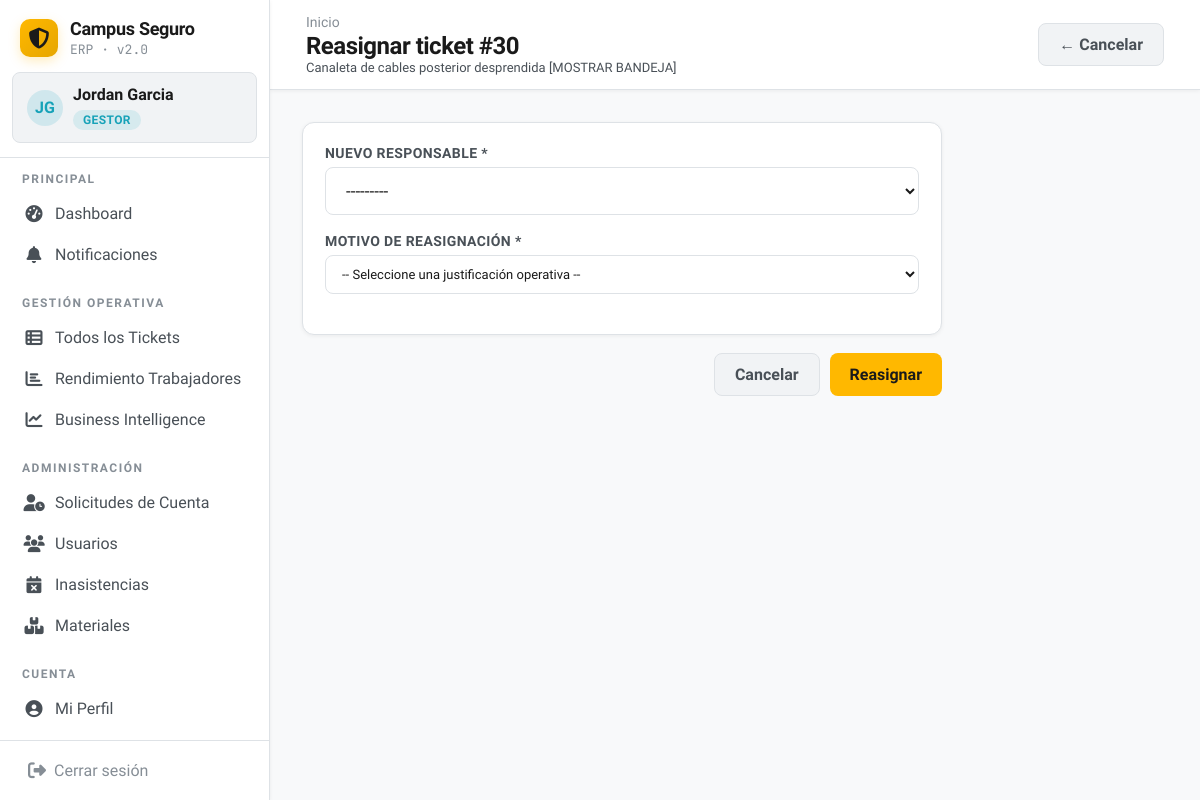
Screenshot of /gestor/tickets/30/reasignar/ (signed in) with the database file from the repository.
### app/models.py (models this page shows, shortened)
class Usuario(AbstractUser):
    VINCULO_CHOICES = [
        ('alumno', 'Alumno'),
        ('docente', 'Docente'),
        ('administrativo', 'Administrativo'),
        ('funcionario', 'Funcionario'),
    ]
    JORNADA_CHOICES = [
        ('diurna', 'Diurna'),
        ('vespertina', 'Vespertina'),
        ('mixta', 'Mixta'),
    ]
    rol = models.ForeignKey(Rol, on_delete=models.PROTECT, related_name="usuarios", null=True, blank=True)
    rut = models.CharField(max_length=12, unique=True)
    telefono = models.CharField(max_length=15, blank=True, null=True)
    correo_institucional = models.EmailField(unique=True)
    vinculo = models.CharField(max_length=20, choices=VINCULO_CHOICES, blank=True, null=True)
    carrera = models.ForeignKey(
        'Carrera', on_delete=models.SET_NULL, null=True, blank=True,
        related_name='alumnos',
    )
    jornada = models.CharField(max_length=15, choices=JORNADA_CHOICES, blank=True, null=True)
    sede = models.ForeignKey(Sede, on_delete=models.SET_NULL, blank=True, null=True, related_name='estudiantes_funcionarios')
    escuela = models.ForeignKey(Escuela, on_delete=models.SET_NULL, related_name="usuarios", null=True, blank=True)
    departamento = models.ForeignKey(
        Departamento,
        on_delete=models.SET_NULL,
        null=True,
        blank=True,
        related_name="usuarios"
    )
    especialidades = models.ManyToManyField(
        Especialidad,
        through='EspecialidadUsuario',
        blank=True,
        related_name='tecnicos'
    )
    turno = models.CharField(max_length=50, blank=True, null=True)  # mañana / tarde / noche
    estado_cuenta = models.ForeignKey(
        EstadoCatalogo,
        on_delete=models.PROTECT,
        related_name='usuarios',
        limit_choices_to={'entidad': 'cuenta'},
    )
    fecha_registro = models.DateTimeField(auto_now_add=True)
    fecha_aprobacion = models.DateTimeField(null=True, blank=True)
    aprobado_por = models.ForeignKey('self', on_delete=models.SET_NULL, null=True, blank=True, related_name='cuentas_aprobadas')
    activo = models.BooleanField(default=True)
    auth0_sub = models.CharField(
        max_length=120,
        unique=True,
        null=True,
        blank=True,
        verbose_name='Auth0 Subject ID',
        help_text='Identificador único del usuario en Auth0. Se asigna automáticamente al registrar vía Auth0.',
    )
    objects = UsuarioManager()
    def __str__(self):
        rol_nombre = self.rol.nombre if self.rol else "Sin Rol"
        return f"{self.get_full_name() or self.username} ({rol_nombre})"

class Rol(models.Model):
    nombre = models.CharField(max_length=50, verbose_name="Nombre del Rol")
    codigo = models.CharField(max_length=30, unique=True, verbose_name="Código Operacional")  # ej: 'mantencion', 'guardia', 'gestor'
    class Meta:
        verbose_name = "Rol"
        verbose_name_plural = "Roles"

class Ticket(models.Model):
    URGENCIA_CHOICES = [
        ('baja', 'Baja'),
        ('media', 'Media'),
        ('alta', 'Alta'),
        ('critica', 'Crítica'),
    ]
    PAUSA_CHOICES = [
        ('material', 'En Pausa – Aprobación de materiales'),
        ('personal', 'En Pausa – Personal técnico'),
        ('nivel_mayor', 'En Pausa – Peritaje (análisis técnico)'),
        ('externalizacion', 'En Pausa – Requiere externalización'),
    ]
    creado_por = models.ForeignKey(Usuario, on_delete=models.PROTECT, related_name='tickets_creados')
    asignado_a = models.ForeignKey(Usuario, on_delete=models.SET_NULL, null=True, blank=True, related_name='tickets_asignados')
    validado_por = models.ForeignKey(Usuario, on_delete=models.SET_NULL, null=True, blank=True, related_name='tickets_validados')
    gestor_responsable = models.ForeignKey(Usuario, on_delete=models.PROTECT, null=True, blank=True, related_name='tickets_gestionados')
    estado = models.ForeignKey(
        EstadoCatalogo,
        on_delete=models.PROTECT,
        related_name='tickets_estado',
        limit_choices_to={'entidad': 'ticket'},
    )
    sub_estado = models.ForeignKey(
        EstadoCatalogo,
        on_delete=models.SET_NULL,
        null=True, blank=True,
        related_name='tickets_sub_estado',
        limit_choices_to={'entidad': 'ticket_sub'},
    )
    estado_pausa = models.CharField(max_length=120, blank=True, null=True)
    motivo_pausa = models.TextField(blank=True, null=True)
    comentario_reactivacion = models.TextField(blank=True, null=True)
    ubicacion = models.ForeignKey(Ubicacion, on_delete=models.PROTECT, related_name='tickets')
    categoria = models.ForeignKey(CategoriaTicket, on_delete=models.PROTECT, related_name='tickets')
    urgencia = models.CharField(max_length=10, choices=URGENCIA_CHOICES, default='media', db_index=True)
    titulo = models.CharField(max_length=200)
    descripcion = models.TextField()
    afecta_clase = models.BooleanField(default=False)
    riesgo_electrico = models.BooleanField(default=False)
    riesgo_estructural = models.BooleanField(default=False)
    riesgo_accesibilidad = models.BooleanField(default=False)
    foto_evidencia = models.ImageField(upload_to='tickets/evidencia/', null=True, blank=True)
    id_activo_sap = models.CharField(max_length=50, blank=True, null=True)
    inicio_trabajo_at = models.DateTimeField(null=True, blank=True)
    created_at = models.DateTimeField(auto_now_add=True)
    updated_at = models.DateTimeField(auto_now=True)
    cerrado_at = models.DateTimeField(null=True, blank=True)
    cancelado_at = models.DateTimeField(null=True, blank=True)
    deleted_at = models.DateTimeField(null=True, blank=True, db_index=True)
    class Meta:
        ordering = ['-created_at']

### app/views.py (the view, shortened to what this page needs)
# urls.py: path('gestor/tickets/<int:pk>/reasignar/', views.reasignar_ticket, name='reasignar_ticket'),
@login_required
@rol_requerido('gestor')
def reasignar_ticket(request, pk):
    ticket = get_object_or_404(Ticket, pk=pk, deleted_at__isnull=True)
    _estados_reasignables = {'enviado', 'en_validacion', 'en_mantencion', 'pausado'}
    if ticket.estado.codigo not in _estados_reasignables:
        messages.error(request, 'Este ticket no puede reasignarse desde su estado actual.')
        return redirect('app:gestor_tickets')
    roles_destino = ['mantencion'] if ticket.estado.codigo == 'en_mantencion' else ['guardia', 'mantencion']
    form = ReasignarForm(request.POST or None, roles=roles_destino)
    return render(request, 'app/reasignar.html', {'form': form, 'ticket': ticket})

### app/forms.py
class ReasignarForm(forms.Form):
    nuevo_responsable = forms.ModelChoiceField(
        queryset=Usuario.objects.none(),
        label='Nuevo responsable',
    )
    motivo = forms.CharField(widget=forms.Textarea(attrs={'rows': 2}), label='Motivo de reasignación')
    def __init__(self, *args, **kwargs):
        roles = kwargs.pop('roles', ['guardia', 'mantencion'])
        super().__init__(*args, **kwargs)
        self.fields['nuevo_responsable'].queryset = Usuario.objects.filter(
            rol__codigo__in=roles,
            estado_cuenta__codigo='activa'
        )

### app/context_processors.py (called while the page is built)
def notificaciones_no_leidas(request):
    if request.user.is_authenticated:
        cache_key = f'notif_count_{request.user.pk}'
        count = cache.get(cache_key)
        if count is None:
            count = Notificacion.objects.filter(
                destinatario=request.user, leida=False, archivada=False, deleted_at__isnull=True
            ).count()
            cache.set(cache_key, count, 60)
        return {'notif_no_leidas_count': count}
    return {'notif_no_leidas_count': 0}

### app/views.py (called while the page is built)
def rol_requerido(*roles):
    def decorator(view_func):
        @wraps(view_func)
        def _wrapped(request, *args, **kwargs):
            if not request.user.is_authenticated:
                return redirect('app:login')
            user_rol_codigo = request.user.rol.codigo if request.user.rol else None
            if user_rol_codigo not in roles and not request.user.is_superuser:
                messages.error(request, 'No tienes permiso para acceder a esta sección.')
                return redirect('app:dashboard')
            return view_func(request, *args, **kwargs)
        return _wrapped
    return decorator

### app/templates/app/reasignar.html (shortened to what this page needs)
{% extends 'app/base.html' %}
{% block page_title %}Reasignar ticket #{{ ticket.id }}{% endblock %}
{% block page_subtitle %}{{ ticket.titulo }}{% endblock %}
{% block topbar_actions %}
<a href="{% url 'app:gestor_tickets' %}" class="btn btn-ghost">← Cancelar</a>
{% endblock %}
{% block content %}
<form method="post" style="max-width:640px;">
  <div class="card" style="margin-bottom:18px;">
    <div class="form-group">
      <label class="form-label">Nuevo responsable *</label>
      {{ form.nuevo_responsable }}
    </div>
    <div class="form-group">
      <label class="form-label">Motivo de reasignación *</label>
      <select name="motivo" id="id_motivo" required style="padding:10px 12px; background:var(--bg-50); border:1px solid var(--border); border-radius:8px; color:var(--text-primary); font-size:13px; outline:none; width:100%; font-family:var(--font-main); box-sizing:border-box;">
        <option value="" disabled selected>-- Seleccione una justificación operativa --</option>
      </select>
    </div>
  </div>
  <div style="display:flex;justify-content:flex-end;gap:10px;">
    <a href="{% url 'app:gestor_tickets' %}" class="btn btn-ghost">Cancelar</a>
    <button type="submit" class="btn btn-primary">Reasignar</button>
  </div>
</form>
{% endblock %}

### app/templates/app/base.html (shortened to what this page needs)
<!DOCTYPE html>
<html lang="es">
<head>
<link rel="stylesheet" href="https://cdnjs.cloudflare.com/ajax/libs/font-awesome/6.7.2/css/all.min.css">
</head>
<body>
{% if user.is_authenticated %}
<div class="layout">
  <aside class="sidebar">
    <div class="sb-brand">
      <div class="logo"><i class="fa-solid fa-shield-halved" style="color:#1a1a1a;font-size:21px;"></i></div>
      <div>
        <div class="name">Campus Seguro</div>
        <div class="sub">ERP · v2.0</div>
      </div>
    </div>
    <div class="sb-user-header">
      <div class="avatar role-{{ user.rol.codigo }}">{{ user.first_name|first|upper }}{{ user.last_name|first|upper }}</div>
      <div class="user-info">
        <div class="uname">{{ user.get_full_name|default:user.username }}</div>
        <div class="role-badge role-{{ user.rol.codigo }}">{{ user.rol.nombre|default:"Sin Rol" }}</div>
      </div>
    </div>
    <div class="sb-divider"></div>
    <nav class="sb-nav">
      <div class="nav-section">
        <div class="nav-label">Principal</div>
        <a href="{% url 'app:dashboard' %}" class="nav-item {% if request.resolver_match.url_name == 'dashboard' %}active{% endif %}">
          <span class="icon"><i class="fa-solid fa-gauge-high"></i></span> Dashboard
        </a>
        <a href="{% url 'app:notificaciones' %}" class="nav-item {% if request.resolver_match.url_name == 'notificaciones' %}active{% endif %}">
          <span class="icon"><i class="fa-solid fa-bell"></i></span> Notificaciones
        </a>
      </div>
      {% if user.rol.codigo == 'gestor' or user.is_superuser %}
      <div class="nav-section">
        <div class="nav-label">Gestión Operativa</div>
        <a href="{% url 'app:gestor_tickets' %}" class="nav-item {% if request.resolver_match.url_name == 'gestor_tickets' %}active{% endif %}">
          <span class="icon"><i class="fa-solid fa-table-list"></i></span> Todos los Tickets
        </a>
        <a href="{% url 'app:gestor_operativo' %}" class="nav-item {% if request.resolver_match.url_name == 'gestor_operativo' %}active{% endif %}">
          <span class="icon"><i class="fa-solid fa-chart-bar"></i></span> Rendimiento Trabajadores
        </a>
        <a href="{% url 'app:gestor_bi' %}" class="nav-item {% if request.resolver_match.url_name == 'gestor_bi' %}active{% endif %}">
          <span class="icon"><i class="fa-solid fa-chart-line"></i></span> Business Intelligence
        </a>
      </div>
      <div class="nav-section">
        <div class="nav-label">Administración</div>
        <a href="{% url 'app:gestor_solicitudes_cuenta' %}" class="nav-item {% if request.resolver_match.url_name == 'gestor_solicitudes_cuenta' %}active{% endif %}">
          <span class="icon"><i class="fa-solid fa-user-clock"></i></span> Solicitudes de Cuenta
        </a>
        <a href="{% url 'app:gestor_usuarios' %}" class="nav-item {% if request.resolver_match.url_name == 'gestor_usuarios' %}active{% endif %}">
          <span class="icon"><i class="fa-solid fa-users"></i></span> Usuarios
        </a>
        <a href="{% url 'app:gestor_inasistencias' %}" class="nav-item {% if request.resolver_match.url_name == 'gestor_inasistencias' %}active{% endif %}">
          <span class="icon"><i class="fa-solid fa-calendar-xmark"></i></span> Inasistencias
        </a>
        <a href="{% url 'app:materiales_listado' %}" class="nav-item {% if request.resolver_match.url_name == 'materiales_listado' %}active{% endif %}">
          <span class="icon"><i class="fa-solid fa-boxes-stacked"></i></span> Materiales
        </a>
      </div>
      {% endif %}
      <div class="nav-section">
        <div class="nav-label">Cuenta</div>
        <a href="{% url 'app:mi_perfil' %}" class="nav-item {% if request.resolver_match.url_name == 'mi_perfil' %}active{% endif %}">
          <span class="icon"><i class="fa-solid fa-circle-user"></i></span> Mi Perfil
        </a>
      </div>
    </nav>
    <div class="sb-footer">
      <button onclick="document.getElementById('modal-logout').style.display='flex'" class="sb-logout">
        <i class="fa-solid fa-right-from-bracket" style="font-size:18px;"></i>
        <span>Cerrar sesión</span>
      </button>
    </div>
  </aside>
  <main class="main">
    <header class="global-topbar">
      <div>
        <div class="breadcrumb" style="margin-bottom: 2px;">
          <a href="{% url 'app:dashboard' %}">Inicio</a>
        </div>
        <div class="page-title" style="font-size: 24px; margin: 0;">
          {% block page_title %}Campus Seguro{% endblock %}
        </div>
        <div class="page-subtitle" style="font-size: 13px; margin: 0;">
          {% block page_subtitle %}{% endblock %}
        </div>
      </div>
      <div class="topbar-actions">
        {% block topbar_actions %}{% endblock %}
      </div>
    </header>
    <div class="content-body">
      {% block content %}{% endblock %}
    </div>
  </main>
</div>
{% else %}
  {% block auth_content %}{% endblock %}
{% endif %}
</body>
</html>

### rows the page displays
Usuario: first_name|first "J", last_name|first "G", get_full_name "Jordan Garcia", rol.nombre "GESTOR"
Ticket: id "30", titulo "Canaleta de cables posterior desprendida [MOSTRAR BANDEJA]"
